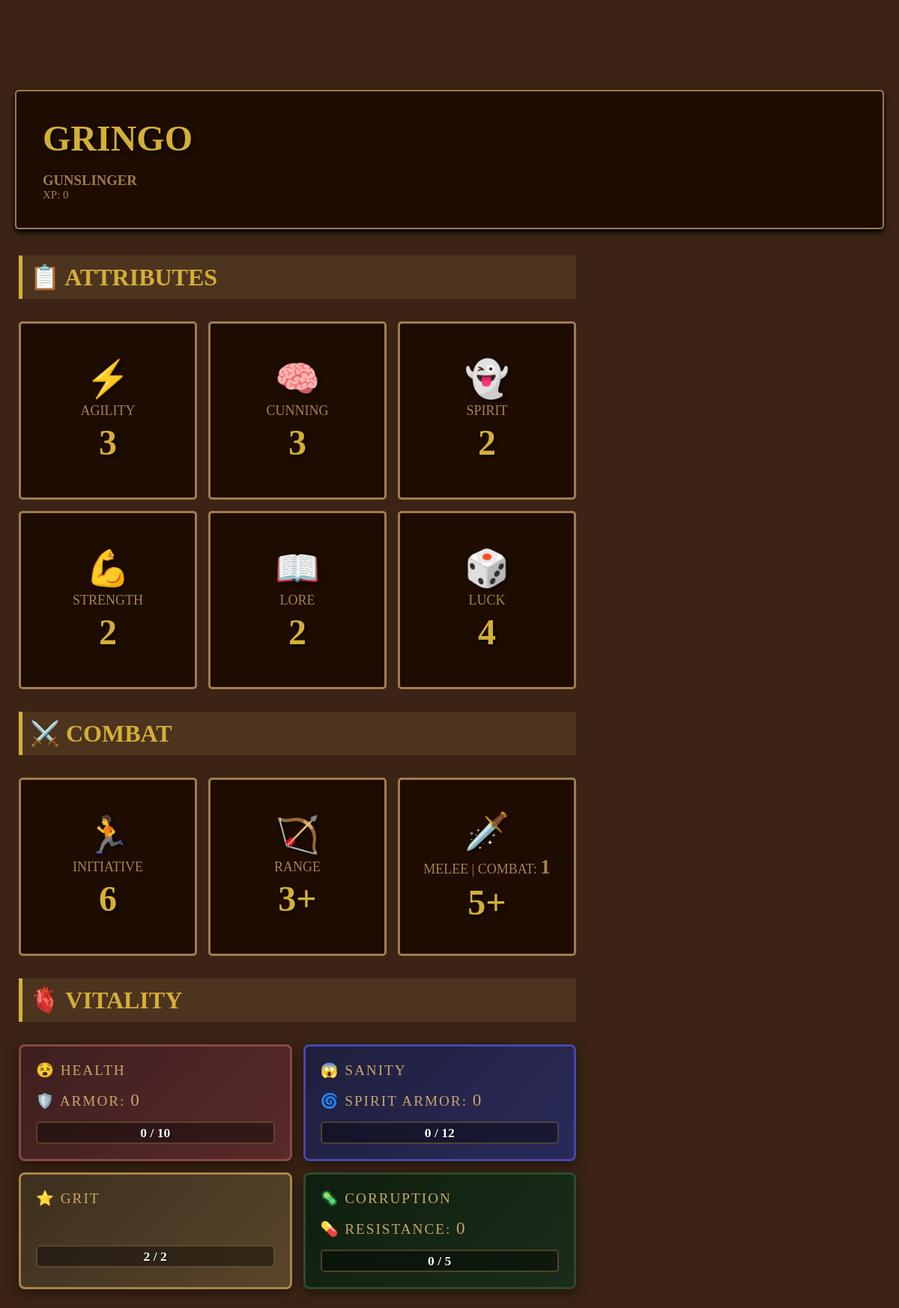
The page /characters/character/26/ on the database as committed earlier.
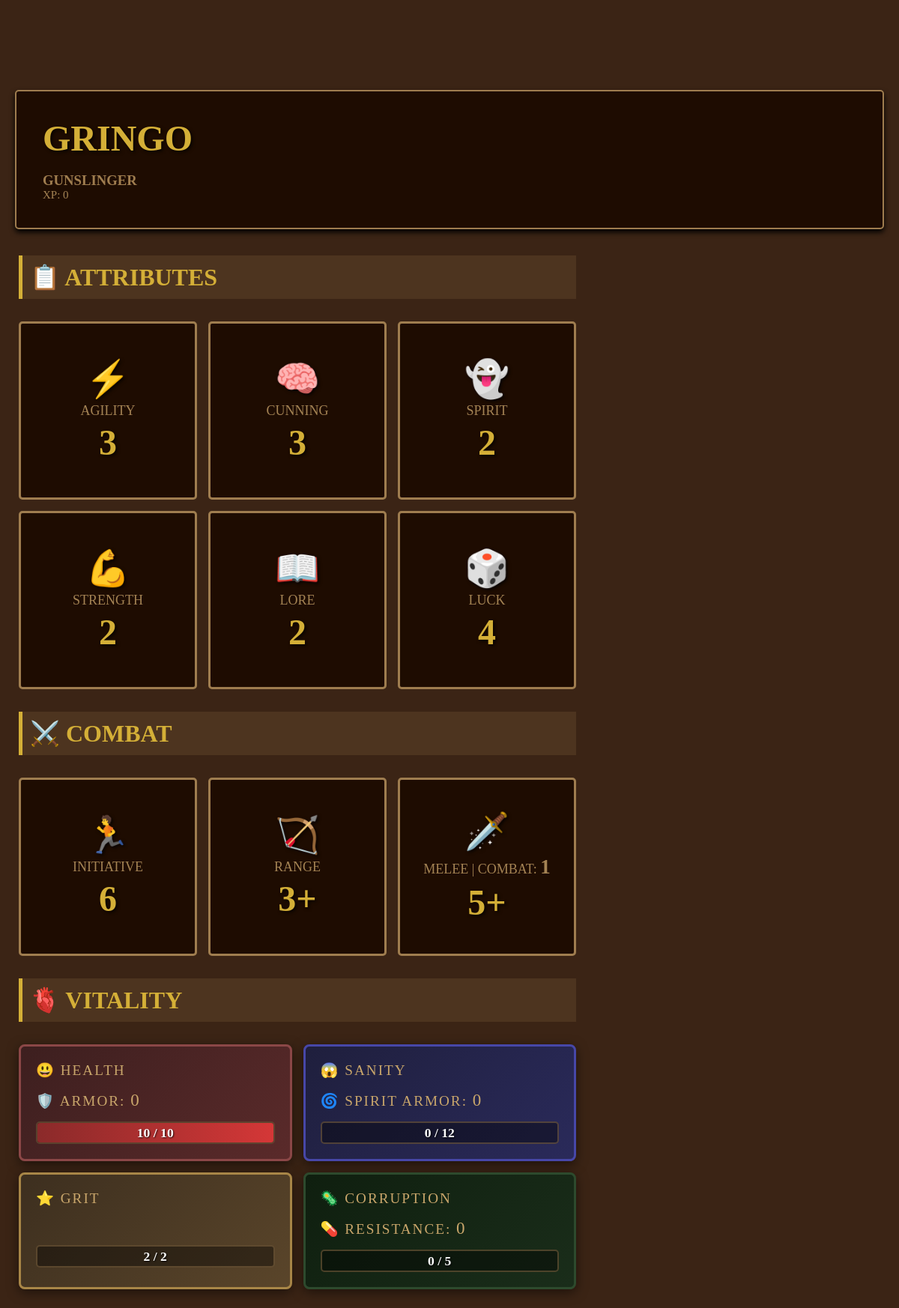
The same page on the database as committed later.
### characters/models.py (models this page shows, shortened)
class CharacterSheet(models.Model):
    user = models.ForeignKey(
        settings.AUTH_USER_MODEL,
        on_delete=models.CASCADE
    )
    name = models.CharField(max_length=100, blank=True, default="Unnamed Hero")
    character_class = models.CharField(
        max_length=50,
        choices=[('marshall', 'Marshall'), ('gunslinger', 'Gunslinger'), ('rancher', 'Rancher')]
    )
    agility = models.IntegerField(default=0)
    cunning = models.IntegerField(default=0)
    spirit = models.IntegerField(default=0)
    strength = models.IntegerField(default=0)
    lore = models.IntegerField(default=0)
    luck = models.IntegerField(default=0)
    combat = models.IntegerField(default=0)
    max_grit = models.IntegerField(default=0)
    grit = models.IntegerField(default=0)
    calculated_grit = models.FloatField(default=0)
    range = models.IntegerField(default=0)
    melee = models.IntegerField(default=0)
    initiative = models.IntegerField(default=0)
    max_health = models.IntegerField(default=0)
    health = models.IntegerField(default=0)
    calculated_health = models.FloatField(default=0)
    defense = models.IntegerField(default=0)
    armor = models.IntegerField(default=0)
    max_sanity = models.IntegerField(default=0)
    sanity = models.IntegerField(default=0)
    calculated_sanity = models.FloatField(default=0)
    will_power = models.IntegerField(default=0)
    spirit_armor = models.IntegerField(default=0)
    max_corruption = models.IntegerField(default=0)
    corruption = models.IntegerField(default=0)
    calculated_corruption = models.FloatField(default=0)
    corruption_resistance = models.IntegerField(default=0)
    gold = models.IntegerField(default=0)
    dark_stone = models.IntegerField(default=0)
    xp = models.IntegerField(default=0)
    class_abilities = models.ManyToManyField(
        ClassAbility,
        blank=True,
    )
    abilities = models.ManyToManyField(Ability, blank=True)
    current_ability = models.ForeignKey(
        Ability,
        null=True,
        blank=True,
        on_delete=models.SET_NULL,
        related_name='active_for_characters'
    )

### characters/views.py (the view, shortened to what this page needs)
class CharacterDetailView(DetailView):
    model = CharacterSheet
    template_name = "characters/character_detail.html"
    context_object_name = 'character'

### templates/characters/character_detail.html (shortened to what the changed rows need)
{% extends 'base.html' %}
{% block content %}
<div class="page-container">
    <div class="Hero-Section">
        <h1>{{character.name}}</h1>
        <br>
        <h3>{{character.character_class}}</h3>
        <p>XP: {{character.xp}}</p>
    </div>
    <div class="two-column-section">
    <div class="left-column">
        <div class="banner">
            <h1>📋 Attributes</h1>
        </div>
        <div class="attribute-container">
             <div class="attribute-card">
                <h1>⚡️</h1>
                <p>agility</p>
                <h1>{{character.agility}}</h1>
             </div>
             <div class="attribute-card">
                <h1>🧠</h1>
                <p>Cunning</p>
                <h1>{{character.cunning}}</h1>
             </div>
             <div class="attribute-card">
                <h1>👻</h1>
                <p>spirit</p>
                <h1>{{character.spirit}}</h1>
             </div>
             <div class="attribute-card">
                <h1>💪</h1>
                <p>strength</p>
                <h1>{{character.strength}}</h1>
             </div>
             <div class="attribute-card">
                <h1>📖</h1>
                <p>lore</p>
                <h1>{{character.lore}}</h1>
             </div>
             <div class="attribute-card">
                <h1>🎲</h1>
                <p>luck</p>
                <h1>{{character.luck}}</h1>
             </div>
        </div>
        <div class="banner">
            <h1>⚔️ Combat</h1>
        </div>
        <div class="attribute-container">
             <div class="attribute-card">
                <h1>🏃</h1>
                <p>Initiative</p>
                <h1>{{character.initiative}}</h1>
             </div>
             <div class="attribute-card">
                <h1>🏹</h1>
                <p>Range</p>
                <h1>{{character.range}}+</h1>
             </div>
             <div class="attribute-card">
                <h1>🗡️</h1>
                <p>Melee | combat:  <span style="font-size: 1.5em; font-weight: bold;">{{character.combat}}</span> </p>
                <h1>{{character.melee}}+</h1>
             </div>
        </div>
        <div class="banner">
            <h1>🫀 Vitality</h1>
        </div>
        <div class="vitality-container">
            <div class="vital-card" id="health-card" style="position: relative;">
                <div class="vital-label" id="health_emoji">
                    {% if character.calculated_health == 0 %}
                        😵
                    {% elif character.calculated_health <= 30 %}
                        🤕
                    {% elif character.calculated_health <= 60 %}
                        🫤
                    {% elif character.calculated_health <= 90 %}
                        🙂
                    {% else %}
                        😃
                    {% endif %}
                    Health
                </div>
                <div class="vital-label">🛡️ Armor: <span style="font-size: 1.2em;">{{character.armor}}</span></div>
                <div class="vital-bar">
                    <div class="vital-fill" id = "health_bar" style="width:{{character.calculated_health}}%"></div>
                    <div class="vital-text" id="health_stat">{{character.health}} / {{character.max_health}}</div>
                </div>
            </div>
            <div class="vital-card sanity">
                <div class="vital-label">🌀 Spirit Armor: <span style="font-size: 1.2em;">{{character.spirit_armor}}</span></div>
                <div class="vital-bar">
                    <div class="vital-text" id="sanity_stats">{{character.sanity}} / {{character.max_sanity}}</div>
                </div>
            </div>
            <div class="vital-card grit">
                <br>
                <br>
                <div class="vital-bar">
                    <div class="vital-text" id="grit_stats">{{character.grit}} / {{character.max_grit}}</div>
                </div>
            </div>
            <div class="vital-card corruption">
                <div class="vital-label">💊 Resistance: <span style="font-size: 1.2em;">{{character.corruption_resistance}}</span></div>
                <div class="vital-bar">
                    <div class="vital-text" id="corruption_stats">{{character.corruption}} / {{character.max_corruption}}</div>
                </div>
            </div>
        </div>
    </div>
</div>
</div>
{% endblock content %}

Rows that differ between the two databases and show on the page:
changed CharacterSheet "GRINGO": calculated_health 0 → 100 (drawn); health "0" → "10"
